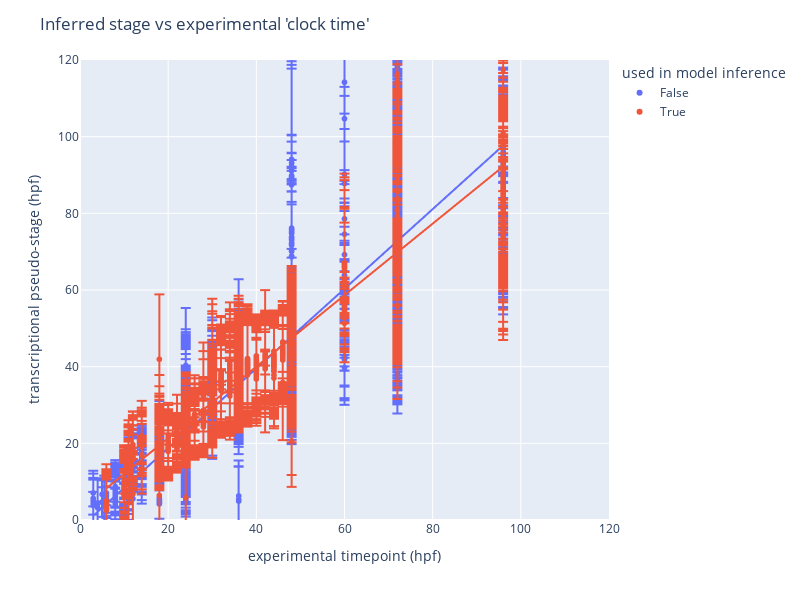

The code cell stored with this chart in its notebook:
### Markdown cell above
### Look at inferred pseudotime vs experimental timepoint

### Code cell
fig = px.scatter(time_df, x="timepoint", y="pseudostage", error_y="se", color="inference_flag", trendline="ols")

fig.update_layout(xaxis=dict(range=[0, 120]), 
                  yaxis=dict(range=[0, 120]))
fig.update_layout(width=800, height=600) 

fig.update_layout(
    title = "Inferred stage vs experimental 'clock time'",
    xaxis_title="experimental timepoint (hpf)",
    yaxis_title="transcriptional pseudo-stage (hpf)", 
    legend_title="used in model inference"
)
fig.show()

fig.write_image(fig_folder + "pseudotime_vs_timepoint.png", scale=2)
fig.write_html(fig_folder + "pseudotime_vs_timepoint.html")

### Figure 1 — Plotly figure (JSON) as saved in the notebook; plotly's stock layout.template omitted (floating-point values rounded to 4 significant figures; data arrays with more than 128 entries replaced by an {"elided": "..."} marker saying what was removed)
{"data": [{"error_y": {"array": {"elided": "2746 float values"}}, "hovertemplate": "inference_flag=False<br>timepoint=%{x}<br>pseudostage=%{y}<extra></extra>", "legendgroup": "False", "marker": {"color": "#636efa", "symbol": "circle"}, "mode": "markers", "name": "False", "showlegend": true, "type": "scattergl", "x": {"elided": "2746 float values"}, "xaxis": "x", "y": {"elided": "2746 float values"}, "yaxis": "y"}, {"hovertemplate": "<b>OLS trendline</b><br>pseudostage = 1.03897 * timepoint + -2.01955<br>R<sup>2</sup>=0.778915<br><br>inference_flag=False<br>timepoint=%{x}<br>pseudostage=%{y} <b>(trend)</b><extra></extra>", "legendgroup": "False", "marker": {"color": "#636efa", "symbol": "circle"}, "mode": "lines", "name": "False", "showlegend": false, "type": "scattergl", "x": {"elided": "2745 float values"}, "xaxis": "x", "y": {"elided": "2745 float values"}, "yaxis": "y"}, {"error_y": {"array": {"elided": "1647 float values"}}, "hovertemplate": "inference_flag=True<br>timepoint=%{x}<br>pseudostage=%{y}<extra></extra>", "legendgroup": "True", "marker": {"color": "#EF553B", "symbol": "circle"}, "mode": "markers", "name": "True", "showlegend": true, "type": "scattergl", "x": {"elided": "1647 int values"}, "xaxis": "x", "y": {"elided": "1647 float values"}, "yaxis": "y"}, {"hovertemplate": "<b>OLS trendline</b><br>pseudostage = 0.932736 * timepoint + 2.68578<br>R<sup>2</sup>=0.928165<br><br>inference_flag=True<br>timepoint=%{x}<br>pseudostage=%{y} <b>(trend)</b><extra></extra>", "legendgroup": "True", "marker": {"color": "#EF553B", "symbol": "circle"}, "mode": "lines", "name": "True", "showlegend": false, "type": "scattergl", "x": {"elided": "1647 int values"}, "xaxis": "x", "y": {"elided": "1647 float values"}, "yaxis": "y"}], "layout": {"height": 600, "legend": {"title": {"text": "used in model inference"}, "tracegroupgap": 0}, "margin": {"t": 60}, "title": {"text": "Inferred stage vs experimental 'clock time'"}, "width": 800, "xaxis": {"anchor": "y", "domain": [0, 1], "range": [0, 120], "title": {"text": "experimental timepoint (hpf)"}, "type": "linear"}, "yaxis": {"anchor": "x", "domain": [0, 1], "range": [0, 120], "title": {"text": "transcriptional pseudo-stage (hpf)"}, "type": "linear"}}}
